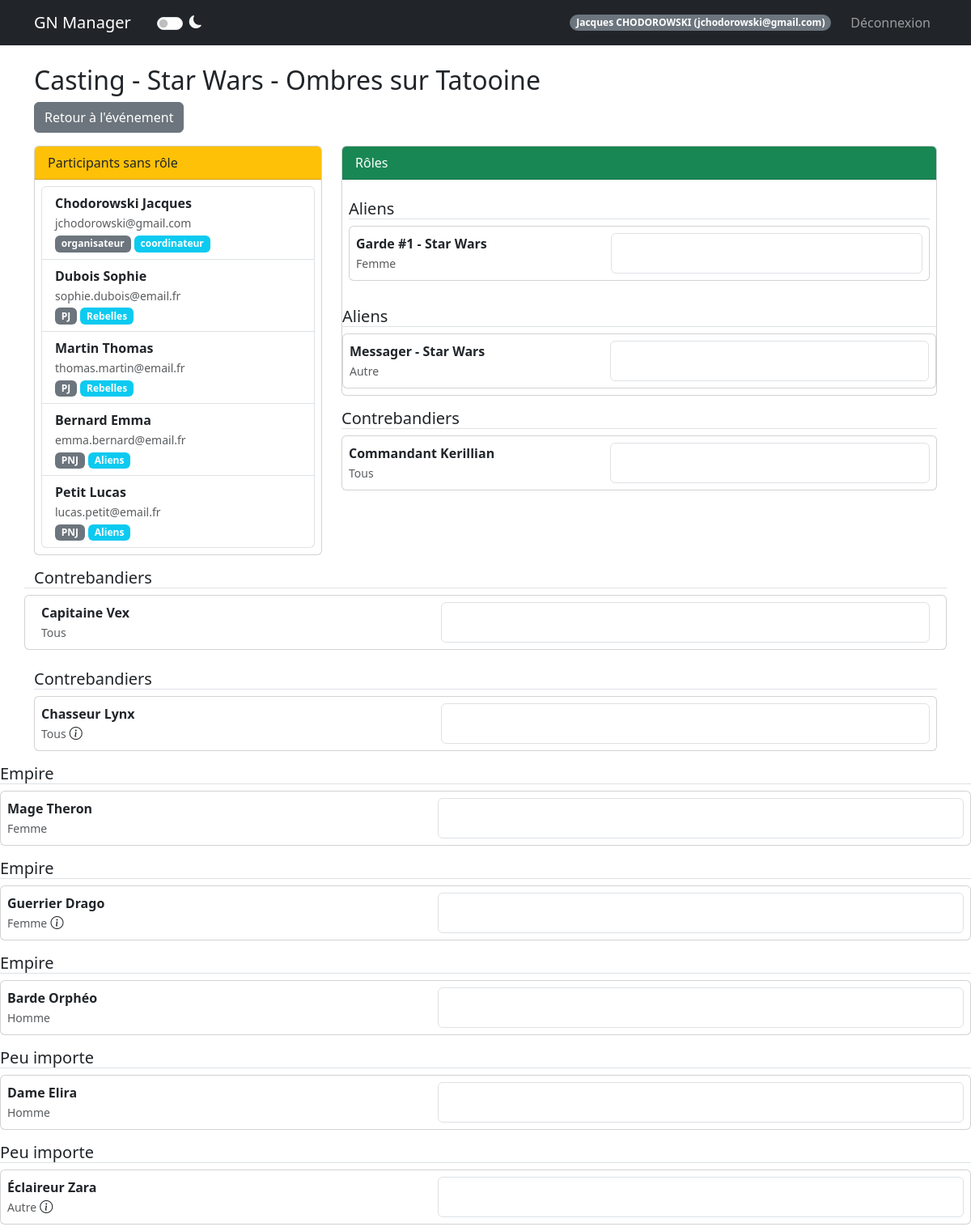
Page /event/1/casting (signed in, upper part) on the earlier database version.
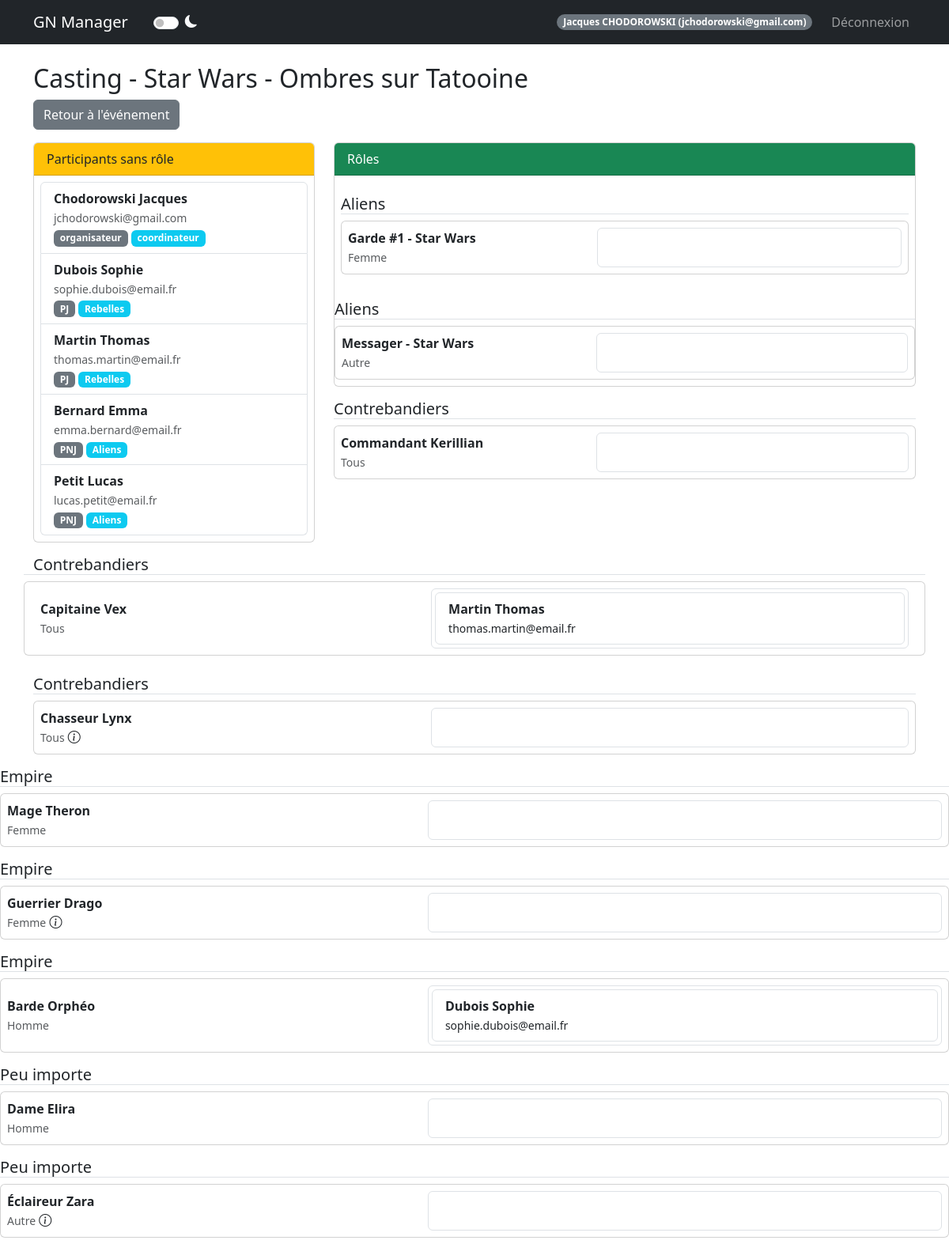
Same page on the later database version.
### models.py (models this page shows, shortened)
class User(UserMixin, db.Model):
    id = db.Column(db.Integer, primary_key=True)
    email = db.Column(db.String(120), unique=True, nullable=False)
    password_hash = db.Column(db.String(128))
    nom = db.Column(db.String(80))
    prenom = db.Column(db.String(80))
    age = db.Column(db.Integer)
    genre = db.Column(db.String(20))
    avatar_url = db.Column(db.String(200))
    role = db.Column(db.String(20), default='user')  # createur, sysadmin, user
    is_banned = db.Column(db.Boolean, default=False)
    is_deleted = db.Column(db.Boolean, default=False)  # Suppression logique
    @property
    def is_admin(self):
        """Vérifie si l'utilisateur a des privilèges administrateur."""
        return self.role in ['createur', 'sysadmin']

class Event(db.Model):
    id = db.Column(db.Integer, primary_key=True)
    name = db.Column(db.String(100), nullable=False)
    description = db.Column(db.Text)
    date_start = db.Column(db.DateTime, nullable=False)
    date_end = db.Column(db.DateTime, nullable=False)
    location = db.Column(db.String(200))
    background_image = db.Column(db.String(200))
    visibility = db.Column(db.String(20), default='public')  # public, private
    organizer_structure = db.Column(db.String(100))
    org_link_url = db.Column(db.String(255))
    org_link_title = db.Column(db.String(100))
    google_form_url = db.Column(db.String(255))
    google_form_active = db.Column(db.Boolean, default=False)
    discord_webhook_url = db.Column(db.String(255), nullable=True)
    external_link = db.Column(db.String(255))
    statut = db.Column(db.String(50), default='En préparation')
    groups_config = db.Column(db.Text, default='{"PJ": ["Peu importe"], "PNJ": ["Peu importe"], "Organisateur": ["Peu importe"]}')
    max_pjs = db.Column(db.Integer, default=50)
    max_pnjs = db.Column(db.Integer, default=10)
    max_organizers = db.Column(db.Integer, default=5)

class Participant(db.Model):
    id = db.Column(db.Integer, primary_key=True)
    event_id = db.Column(db.Integer, db.ForeignKey('event.id'), nullable=False)
    user_id = db.Column(db.Integer, db.ForeignKey('user.id'), nullable=False)
    type = db.Column(db.String(50))  # Organisateur, PJ, PNJ
    group = db.Column(db.String(50))
    role_id = db.Column(db.Integer, db.ForeignKey('role.id', use_alter=True, name='fk_participant_role'), nullable=True)
    role_communicated = db.Column(db.Boolean, default=False)
    role_received = db.Column(db.Boolean, default=False)
    registration_status = db.Column(db.String(50), default='À valider')
    paf_status = db.Column(db.String(20), default='non versée')  # non versée, partielle, versée, erreur
    payment_method = db.Column(db.String(50))
    payment_amount = db.Column(db.Float, default=0.0)
    payment_comment = db.Column(db.Text)
    comment = db.Column(db.Text)
    custom_image = db.Column(db.String(200))
    __table_args__ = (
        db.Index('idx_participant_event', 'event_id'),
        db.Index('idx_participant_user', 'user_id'),
        db.Index('idx_participant_status', 'registration_status'),
    )
    user = db.relationship('User', backref='participations')
    event = db.relationship('Event', backref='participants')
    role = db.relationship('Role', foreign_keys=[role_id], backref='participants_with_role')

class Role(db.Model):
    id = db.Column(db.Integer, primary_key=True)
    event_id = db.Column(db.Integer, db.ForeignKey('event.id'), nullable=False)
    name = db.Column(db.String(100), nullable=False)
    type = db.Column(db.String(20))  # Organisateur, PJ, PNJ
    genre = db.Column(db.String(20))
    group = db.Column(db.String(50))
    assigned_participant_id = db.Column(db.Integer, db.ForeignKey('participant.id', use_alter=True, name='fk_role_assigned_participant'), nullable=True)
    comment = db.Column(db.Text)
    google_doc_url = db.Column(db.String(255))
    pdf_url = db.Column(db.String(255))
    assigned_participant = db.relationship('Participant', foreign_keys=[assigned_participant_id], backref='assigned_role_ref')

### routes/participant_routes.py (the view)
@participant_bp.route('/event/<int:event_id>/casting')
@login_required
@organizer_required
def casting(event_id):
    event = Event.query.get_or_404(event_id)
    participants_no_role = Participant.query.filter_by(
        event_id=event.id,
        role_id=None,
        registration_status=RegistrationStatus.VALIDATED.value
    ).options(joinedload(Participant.user)).all()
    roles = Role.query.filter_by(event_id=event.id).order_by(Role.group).all()
    return render_template('casting.html', event=event, participants=participants_no_role, roles=roles)

### templates/casting.html (shortened to what this page needs)
{% extends "base.html" %}
{% block content %}
<div class="row mb-3">
    <div class="col-12">
        <h2>Casting - {{ event.name }}</h2>
        <a href="{{ url_for('event.detail', event_id=event.id) }}" class="btn btn-secondary">Retour à l'événement</a>
    </div>
</div>
<div class="row">
    <div class="col-md-4">
        <div class="card">
            <div class="card-header bg-warning">
                Participants sans rôle
            </div>
            <div class="card-body p-2">
                <div id="participants-pool" class="list-group min-vh-50" data-type="pool">
                    {% for p in participants %}
                    <div class="list-group-item participant-card" data-participant-id="{{ p.id }}"
                        data-event-id="{{ event.id }}">
                        <strong>{{ p.user.nom }} {{ p.user.prenom }}</strong><br>
                        <small class="text-muted">{{ p.user.email }}</small><br>
                        <span class="badge bg-secondary">{{ p.type }}</span>
                        <span class="badge bg-info">{{ p.group }}</span>
                    </div>
                    {% endfor %}
                </div>
            </div>
        </div>
    </div>
    <div class="col-md-8">
        <div class="card">
            <div class="card-header bg-success text-white">
                Rôles
            </div>
            <div class="card-body p-2">
                {% set current_group = None %}
                {% for role in roles %}
                {% if role.group != current_group %}
                {% set current_group = role.group %}
                <h5 class="mt-3 border-bottom">{{ current_group or 'Sans Groupe' }}</h5>
                {% endif %}
                <div class="card mb-2 role-card">
                    <div class="card-body p-2 d-flex justify-content-between align-items-center">
                        <div style="width: 40%">
                            <strong>{{ role.name }}</strong>
                            <br><small class="text-muted">{{ role.genre or 'Tous' }}</small>
                            {% if role.comment %}
                            <i class="bi bi-info-circle" title="{{ role.comment }}"></i>
                            {% endif %}
                        </div>
                        <div class="role-slot list-group border p-1" style="width: 55%; min-height: 50px;"
                            data-role-id="{{ role.id }}" data-event-id="{{ event.id }}">
                            {% if role.assigned_participant %}
                            <div class="list-group-item participant-card"
                                data-participant-id="{{ role.assigned_participant.id }}" data-event-id="{{ event.id }}">
                                <strong>{{ role.assigned_participant.user.nom }} {{
                                    role.assigned_participant.user.prenom }}</strong><br>
                                <small>{{ role.assigned_participant.user.email }}</small>
                            </div>
                            {% endif %}
                        </div>
                    </div>
                </div>
            </div>
            {% endfor %}
{% endblock %}

### templates/base.html (shortened to what this page needs)
<!DOCTYPE html>
<html lang="fr" data-bs-theme="light">
<head>
    <link href="https://cdn.jsdelivr.net/npm/bootstrap@5.3.0/dist/css/bootstrap.min.css" rel="stylesheet">
    <link rel="stylesheet" href="https://cdn.jsdelivr.net/npm/bootstrap-icons@1.11.3/font/bootstrap-icons.min.css">
</head>
<body>
    <nav class="navbar navbar-expand-lg navbar-dark bg-dark">
        <div class="container">
            <a class="navbar-brand" href="{{ url_for('auth.index') }}">GN Manager</a>
            <div class="form-check form-switch ms-3 d-flex align-items-center">
                <input class="form-check-input" type="checkbox" role="switch" id="themeSwitch" style="cursor: pointer;">
                <label class="form-check-label text-light ms-2" for="themeSwitch" style="cursor: pointer;">
                    <i class="bi bi-moon-fill" id="themeIcon"></i>
                </label>
            </div>
            {% if current_user.is_authenticated %}
            <div class="navbar-nav ms-auto align-items-center">
                <span class="badge bg-secondary rounded-pill me-3">{{ current_user.prenom }} {{ current_user.nom|upper
                    }} ({{ current_user.email }})</span>
                <a class="nav-link" href="{{ url_for('auth.logout') }}">Déconnexion</a>
            </div>
            {% endif %}
        </div>
    </nav>
    <div class="container mt-4">
        {% block content %}{% endblock %}
</body>
</html>

Differences in the rows shown:
changed Role "Capitaine Vex": assigned_participant.user.nom (not shown) → "Martin"; assigned_participant.user.prenom (not shown) → "Thomas"; assigned_participant.user.email (not shown) → "thomas.martin@email.fr"
changed Role "Barde Orphéo": assigned_participant.user.nom (not shown) → "Dubois"; assigned_participant.user.prenom (not shown) → "Sophie"; assigned_participant.user.email (not shown) → "sophie.dubois@email.fr"
